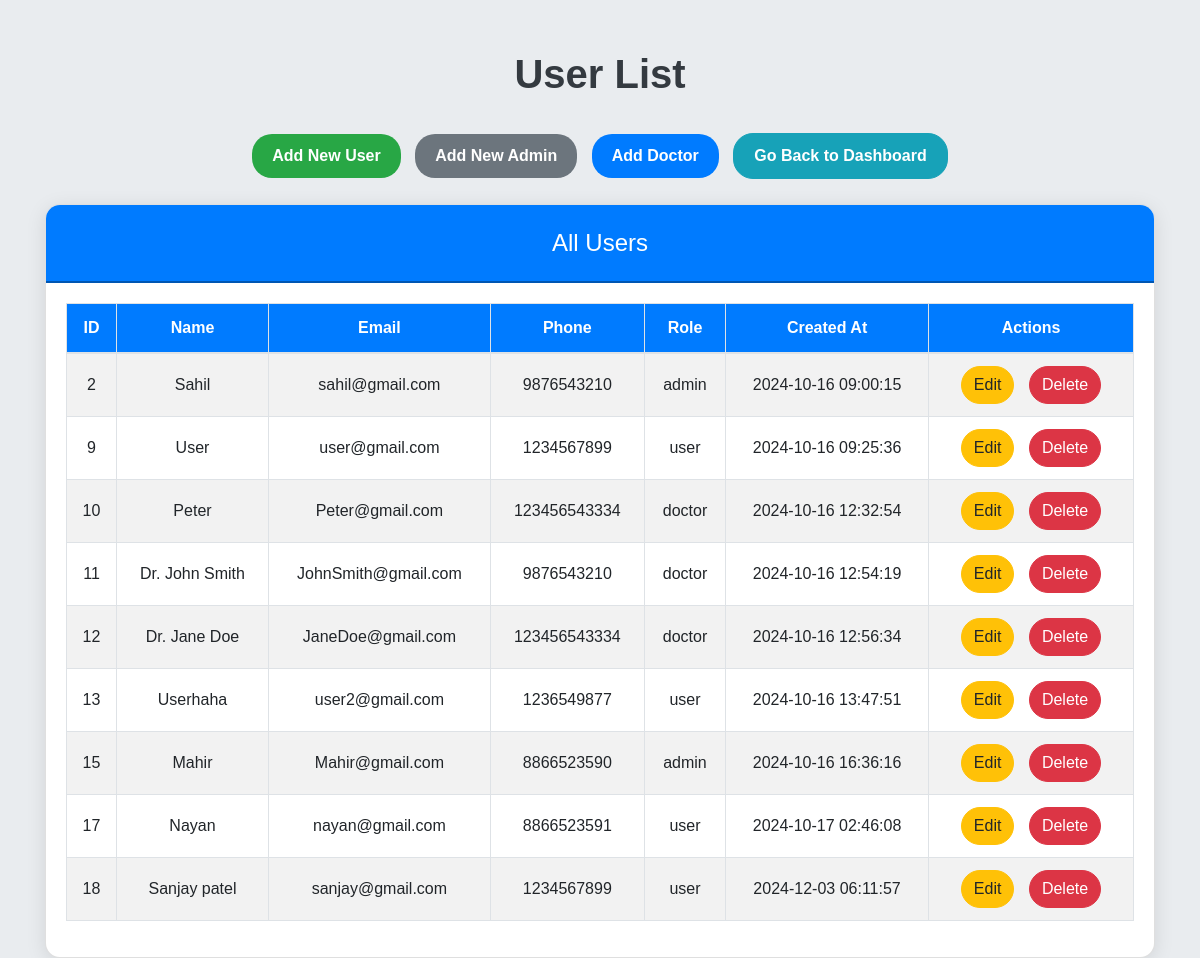
The page /users.php on the database its author committed.
### tables this page shows
CREATE TABLE `users` (
  `id` int(11) NOT NULL,
  `name` varchar(255) NOT NULL,
  `email` varchar(255) NOT NULL,
  `phone` varchar(20) DEFAULT NULL,
  `created_at` timestamp NOT NULL DEFAULT current_timestamp(),
  `role` enum('admin','doctor','user') NOT NULL,
  `password` varchar(255) NOT NULL
);

### users.php (the view, shortened to what this page needs)
<?php
$servername = "localhost";
$username = "root";
$password = "";
$dbname = "doctor_appointment";
$conn = new mysqli($servername, $username, $password, $dbname);
?>
<!DOCTYPE html>
<html lang="en">
<head>
    <link rel="stylesheet" href="https://stackpath.bootstrapcdn.com/bootstrap/4.5.2/css/bootstrap.min.css">
</head>
<body>
<div class="container">
    <h1 class="text-center">User List</h1>
    <div class="header-buttons">
        <a href="register.php" class="btn btn-primary">Add New User</a>
        <a href="add-admin.php" class="btn btn-secondary">Add New Admin</a>
        <a href="doctor_registration.php" class="btn btn-success">Add Doctor</a>
        <a href="dashboard.php" class="btn btn-info">Go Back to Dashboard</a>
    </div>
    <div class="card">
        <div class="card-header">
            All Users
        </div>
        <div class="card-body">
            <table class="table table-striped table-bordered">
                <thead>
                    <tr>
                        <th>ID</th>
                        <th>Name</th>
                        <th>Email</th>
                        <th>Phone</th>
                        <th>Role</th>
                        <th>Created At</th>
                        <th>Actions</th>
                    </tr>
                </thead>
                <tbody>
                    <?php
                    $sql = "SELECT * FROM users";
                    $result = $conn->query($sql);
                    if ($result->num_rows > 0) {
                        while ($row = $result->fetch_assoc()) {
                            echo "<tr>
                                    <td>" . htmlentities($row['id']) . "</td>
                                    <td>" . htmlentities($row['name']) . "</td>
                                    <td>" . htmlentities($row['email']) . "</td>
                                    <td>" . htmlentities($row['phone']) . "</td>
                                    <td>" . htmlentities($row['role']) . "</td>
                                    <td>" . htmlentities($row['created_at']) . "</td>
                                    <td class='action-buttons'>
                                        <a href='edit-user.php?id=" . htmlentities($row['id']) . "' class='btn btn-warning'>Edit</a>
                                        <a href='delete-user.php?id=" . htmlentities($row['id']) . "' class='btn btn-danger' onclick='return confirm(\"Are you sure you want to delete this user?\");'>Delete</a>
                                    </td>
                                </tr>";
                        }
                    } else {
                        echo "<tr><td colspan='7' class='text-center'>No users found</td></tr>";
                    }
                    ?>
                </tbody>
            </table>
        </div>
    </div>
</div>
</body>
</html>

### users.php (style rules this page uses)
body { background-color: #e9ecef; font-family: 'Poppins', sans-serif; }
.container { margin-top: 50px; }
h1 { margin-bottom: 30px; color: #343a40; font-weight: 600; }
.card { border-radius: 15px; overflow: hidden; box-shadow: 0 4px 20px rgba(0, 0, 0, 0.1); }
.card-header { background-color: #007bff; color: white; font-size: 24px; text-align: center; padding: 20px; border-bottom: 2px solid #0056b3; }
.table th, .table td { vertical-align: middle; text-align: center; }
.btn { margin: 0 5px; border-radius: 20px; transition: all 0.3s ease; }
.btn-primary { background-color: #28a745; border: none; }
.btn-secondary { background-color: #6c757d; border: none; }
.btn-success { background-color: #007bff; border: none; }
.action-buttons { text-align: center; }
.header-buttons { text-align: center; margin-bottom: 20px; }
.header-buttons .btn { margin: 5px; padding: 10px 20px; font-weight: 600; }
.table th { background-color: #007bff; color: white; }
.table-striped tbody tr:nth-of-type(odd) { background-color: #f2f2f2; }
.table-striped tbody tr:nth-of-type(even) { background-color: #ffffff; }

### rows shown on the page
users: id "2", name "Sahil", email "sahil@gmail.com", phone "9876543210", role "admin", created_at "2024-10-16 09:00:15"
users: id "9", name "User", email "user@gmail.com", phone "1234567899", role "user", created_at "2024-10-16 09:25:36"
users: id "10", name "Peter", email "Peter@gmail.com", phone "123456543334", role "doctor", created_at "2024-10-16 12:32:54"
users: id "11", name "Dr. John Smith", email "JohnSmith@gmail.com", phone "9876543210", role "doctor", created_at "2024-10-16 12:54:19"
users: id "12", name "Dr. Jane Doe", email "JaneDoe@gmail.com", phone "123456543334", role "doctor", created_at "2024-10-16 12:56:34"
users: id "13", name "Userhaha", email "user2@gmail.com", phone "1236549877", role "user", created_at "2024-10-16 13:47:51"
users: id "15", name "Mahir", email "Mahir@gmail.com", phone "8866523590", role "admin", created_at "2024-10-16 16:36:16"
users: id "17", name "Nayan", email "nayan@gmail.com", phone "8866523591", role "user", created_at "2024-10-17 02:46:08"
users: id "18", name "Sanjay patel", email "sanjay@gmail.com", phone "1234567899", role "user", created_at "2024-12-03 06:11:57"
